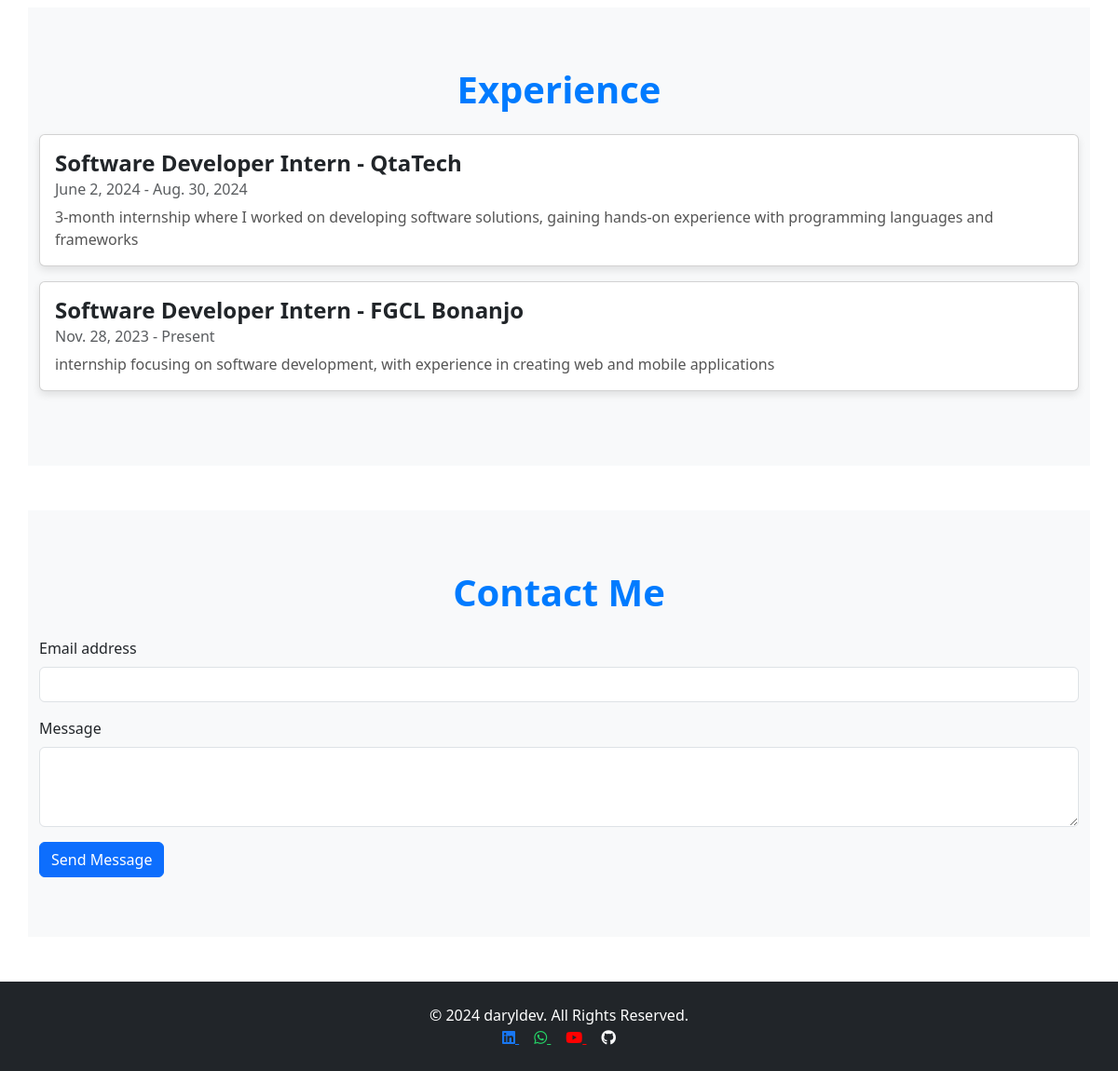
The app's page / (lower part), older data.
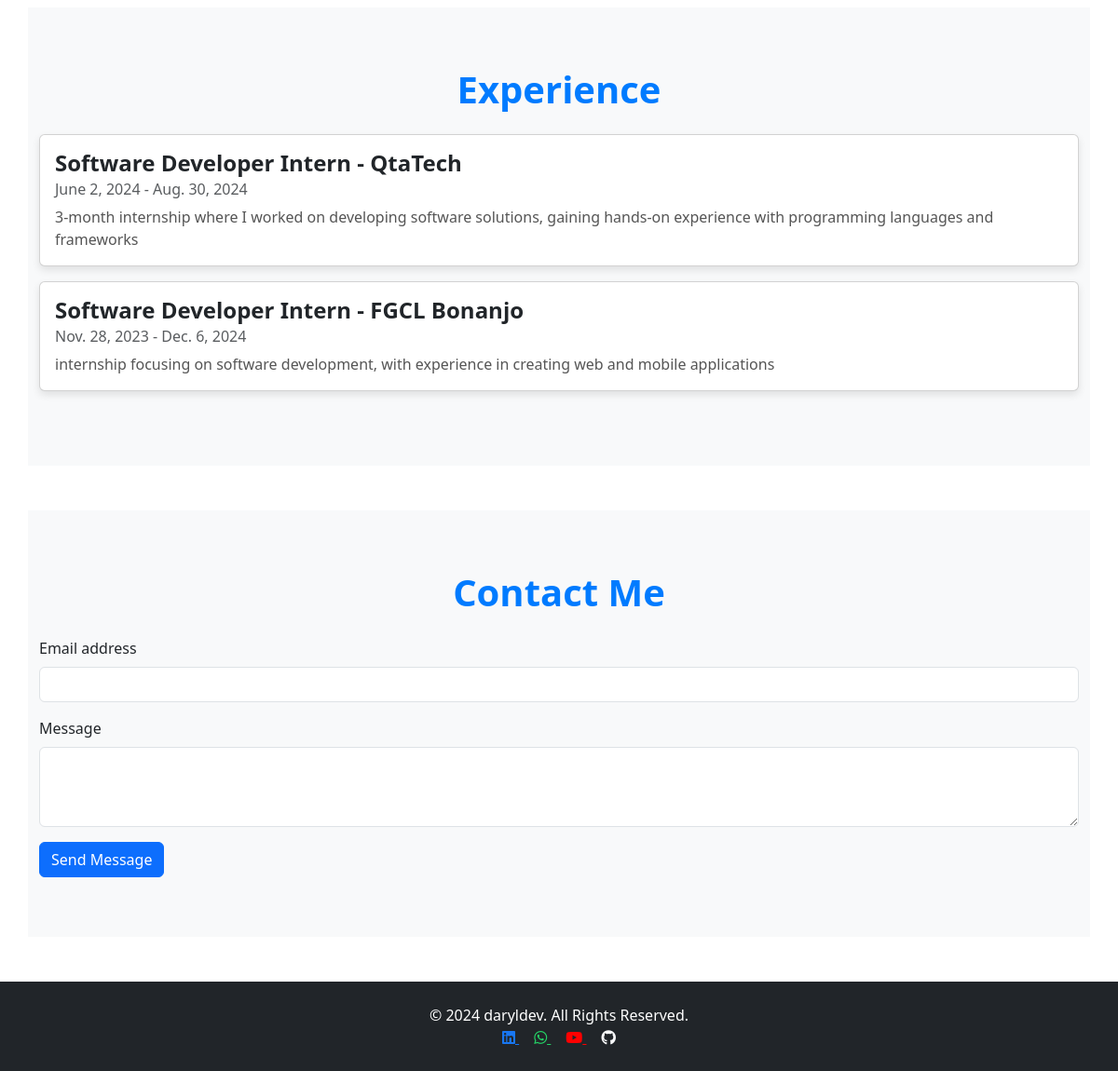
The same page, newer data.
### portfolio/models.py (models this page shows)
class Experience(models.Model):
    role = models.CharField(max_length=100)
    company = models.CharField(max_length=100)
    start_date = models.DateField()
    end_date = models.DateField(null=True, blank=True)
    description = models.TextField()

### portfolio/views.py (the view)
# urls.py: path('', portfolio_view, name='portfolio'),
def portfolio_view(request):
    projects = Project.objects.all()
    skills = Skill.objects.all()
    experiences = Experience.objects.all()
    return render(request, 'portfolio/portfolio.html', {
        "year":2024,
        "name": "daryldev",
        'projects': projects,
        'skills': skills,
        'experiences': experiences,
        "is_pwa": True,
    })

### portfolio/templates/portfolio/portfolio.html (shortened to what this page needs)
{% load static %}
{% load pwa %}
<!DOCTYPE html>
<html lang="en">
<head>
    <link rel="stylesheet" href="{% static 'css/styles.css' %}">
    <link href="https://cdn.jsdelivr.net/npm/bootstrap@5.3.0/dist/css/bootstrap.min.css" rel="stylesheet">
    <link rel="stylesheet" href="https://cdnjs.cloudflare.com/ajax/libs/font-awesome/6.0.0-beta3/css/all.min.css">
</head>
<body>
    <section id="experience" class="container my-5 section">
        <h2 class="text-center mb-4 section-title">Experience</h2>
        {% for experience in experiences %}
        <div class="card mb-3">
            <div class="card-body">
                <h5 class="card-title">{{ experience.role }} - {{ experience.company }}</h5>
                <h6 class="card-subtitle mb-2 text-muted">{{ experience.start_date }} - {{ experience.end_date|default:"Present" }}</h6>
                <p class="card-text">{{ experience.description }}</p>
            </div>
        </div>
        {% endfor %}
    </section>
    <section id="contact" class="container my-5 section">
        <h2 class="text-center mb-4 section-title">Contact Me</h2>
        <form id="contactForm" method="post">
            <div class="mb-3">
                <label for="email" class="form-label">Email address</label>
                <input type="email" class="form-control" id="email" name="email" required>
            </div>
            <div class="mb-3">
                <label for="message" class="form-label">Message</label>
                <textarea class="form-control" id="message" name="message" rows="3" required></textarea>
            </div>
            <button type="submit" class="btn btn-primary">Send Message</button>
        </form>
    </section>
    <footer class="bg-dark text-white text-center p-4 footer">
        <p>&copy; {{year}} {{name}}. All Rights Reserved.</p>
        <div class="social-links">
            <a href="https://www.linkedin.com/in/nfoye-djomo-daryl-dewilde-0ba897311?utm_source=share&utm_campaign=share_via&utm_content=profile&utm_medium=android_app" target="_blank" class="mx-2 linkedin">
                <i class="fab fa-linkedin"></i>
            </a>
            <a href="https://wa.me/699255753" target="_blank" class="mx-2 whatsapp">
                <i class="fab fa-whatsapp"></i>
            </a>
            <a href="https://youtube.com/@daryldewilde?si=W-yMvtkDUBNg-mqr" target="_blank" class="mx-2 youtube">
                <i class="fab fa-youtube"></i>
            </a>
            <a href="https://github.com/daryldewilde" target="_blank" class="mx-2 github">
                <i class="fab fa-github"></i>
            </a>
        </div>
    </footer>
</body>
</html>

Row changes from the older to the newer data that the page shows:
changed Experience "FGCL Bonanjo": end_date "Present" → "Dec. 6, 2024"
